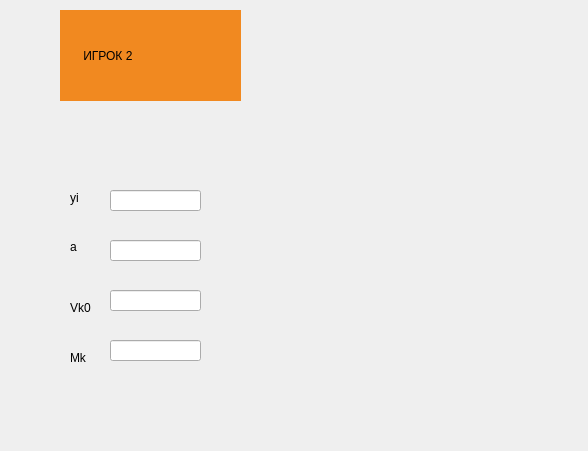
<?xml version="1.0" encoding="UTF-8"?>
<ui version="4.0">
 <class>Pl2</class>
 <widget class="QWidget" name="Pl2">
  <property name="geometry">
   <rect>
    <x>0</x>
    <y>0</y>
    <width>588</width>
    <height>451</height>
   </rect>
  </property>
  <property name="windowTitle">
   <string>Form</string>
  </property>
  <widget class="QLabel" name="label">
   <property name="geometry">
    <rect>
     <x>60</x>
     <y>10</y>
     <width>181</width>
     <height>91</height>
    </rect>
   </property>
   <property name="acceptDrops">
    <bool>false</bool>
   </property>
   <property name="layoutDirection">
    <enum>Qt::LeftToRight</enum>
   </property>
   <property name="styleSheet">
    <string notr="true">background-color: rgb(241, 137, 32);
font: 75 15pt &quot;MS Shell Dlg 2&quot;;</string>
   </property>
   <property name="text">
    <string>       ИГРОК 2</string>
   </property>
   <property name="textFormat">
    <enum>Qt::AutoText</enum>
   </property>
   <property name="scaledContents">
    <bool>false</bool>
   </property>
  </widget>
  <widget class="QLineEdit" name="textBoxDefenderSpeed">
   <property name="geometry">
    <rect>
     <x>110</x>
     <y>290</y>
     <width>91</width>
     <height>21</height>
    </rect>
   </property>
  </widget>
  <widget class="QLineEdit" name="textBoxAttackerSpeed">
   <property name="geometry">
    <rect>
     <x>110</x>
     <y>190</y>
     <width>91</width>
     <height>21</height>
    </rect>
   </property>
  </widget>
  <widget class="QLabel" name="label_6">
   <property name="geometry">
    <rect>
     <x>70</x>
     <y>240</y>
     <width>47</width>
     <height>13</height>
    </rect>
   </property>
   <property name="styleSheet">
    <string notr="true">font: 10pt &quot;MS Shell Dlg 2&quot;;</string>
   </property>
   <property name="text">
    <string>a</string>
   </property>
  </widget>
  <widget class="QLineEdit" name="textBoxFeatureA">
   <property name="geometry">
    <rect>
     <x>110</x>
     <y>240</y>
     <width>91</width>
     <height>21</height>
    </rect>
   </property>
  </widget>
  <widget class="QLabel" name="label_7">
   <property name="geometry">
    <rect>
     <x>70</x>
     <y>300</y>
     <width>51</width>
     <height>16</height>
    </rect>
   </property>
   <property name="styleSheet">
    <string notr="true">font: 10pt &quot;MS Shell Dlg 2&quot;;</string>
   </property>
   <property name="text">
    <string>Vk0</string>
   </property>
  </widget>
  <widget class="QLabel" name="label_5">
   <property name="geometry">
    <rect>
     <x>70</x>
     <y>190</y>
     <width>51</width>
     <height>16</height>
    </rect>
   </property>
   <property name="styleSheet">
    <string notr="true">font: 10pt &quot;MS Shell Dlg 2&quot;;</string>
   </property>
   <property name="text">
    <string>yi</string>
   </property>
  </widget>
  <widget class="QLabel" name="label_8">
   <property name="geometry">
    <rect>
     <x>70</x>
     <y>350</y>
     <width>51</width>
     <height>16</height>
    </rect>
   </property>
   <property name="styleSheet">
    <string notr="true">font: 10pt &quot;MS Shell Dlg 2&quot;;</string>
   </property>
   <property name="text">
    <string>Mk</string>
   </property>
  </widget>
  <widget class="QLineEdit" name="textBoxDefenderBoost">
   <property name="geometry">
    <rect>
     <x>110</x>
     <y>340</y>
     <width>91</width>
     <height>21</height>
    </rect>
   </property>
  </widget>
 </widget>
 <resources/>
 <connections/>
</ui>
